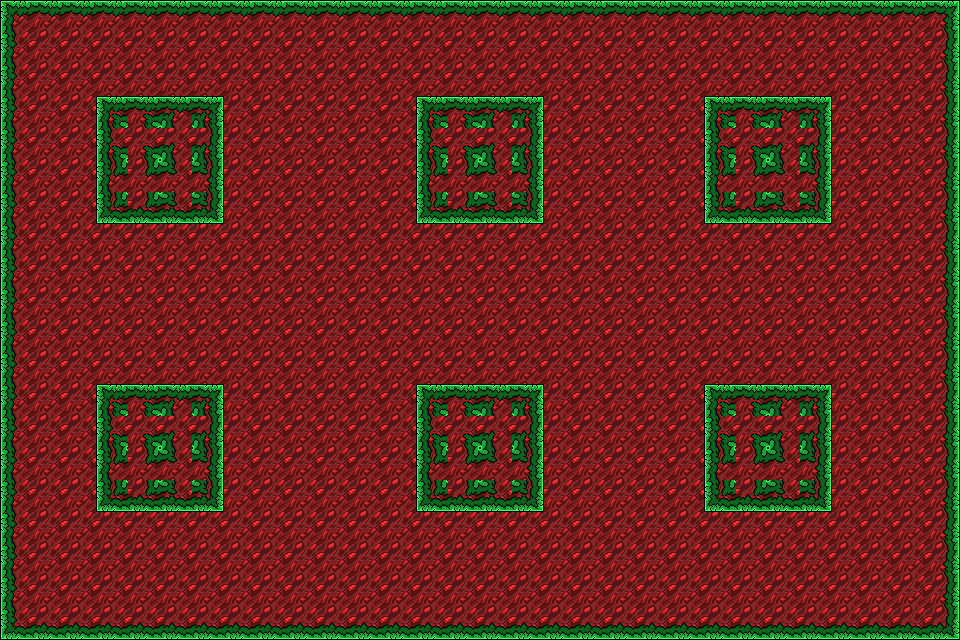

This game map was drawn from its Tiled (.tmx) file and the tilesets committed beside it. A one-line description and the full map source follow:
An orthogonal 30x20 tile map with 32x32 px tiles, 1 tile layer (Tile Layer 1).

<map version="1.10" tiledversion="1.11.2" orientation="orthogonal" renderorder="right-down" width="30" height="20" tilewidth="32" tileheight="32" infinite="0" nextlayerid="2" nextobjectid="1">
 <tileset firstgid="1" source="Tileset6.tsx" />
 <layer id="1" name="Tile Layer 1" width="30" height="20">
  <data encoding="csv">
1,2,2,2,2,2,2,2,2,2,2,2,2,2,2,2,2,2,2,2,2,2,2,2,2,2,2,2,2,3,
12,13,13,13,13,13,13,13,13,13,13,13,13,13,13,13,13,13,13,13,13,13,13,13,13,13,13,13,13,14,
12,13,13,13,13,13,13,13,13,13,13,13,13,13,13,13,13,13,13,13,13,13,13,13,13,13,13,13,13,14,
12,13,13,5,6,7,8,13,13,13,13,13,13,5,6,7,8,13,13,13,13,13,5,6,7,8,13,13,13,14,
12,13,13,16,17,18,19,13,13,13,13,13,13,16,17,18,19,13,13,13,13,13,16,17,18,19,13,13,13,14,
12,13,13,27,28,29,30,13,13,13,13,13,13,27,28,29,30,13,13,13,13,13,27,28,29,30,13,13,13,14,
12,13,13,38,39,40,41,13,13,13,13,13,13,38,39,40,41,13,13,13,13,13,38,39,40,41,13,13,13,14,
12,13,13,13,13,13,13,13,13,13,13,13,13,13,13,13,13,13,13,13,13,13,13,13,13,13,13,13,13,14,
12,13,13,13,13,13,13,13,13,13,13,13,13,13,13,13,13,13,13,13,13,13,13,13,13,13,13,13,13,14,
12,13,13,13,13,13,13,13,13,13,13,13,13,13,13,13,13,13,13,13,13,13,13,13,13,13,13,13,13,14,
12,13,13,13,13,13,13,13,13,13,13,13,13,13,13,13,13,13,13,13,13,13,13,13,13,13,13,13,13,14,
12,13,13,13,13,13,13,13,13,13,13,13,13,13,13,13,13,13,13,13,13,13,13,13,13,13,13,13,13,14,
12,13,13,5,6,7,8,13,13,13,13,13,13,5,6,7,8,13,13,13,13,13,5,6,7,8,13,13,13,14,
12,13,13,16,17,18,19,13,13,13,13,13,13,16,17,18,19,13,13,13,13,13,16,17,18,19,13,13,13,14,
12,13,13,27,28,29,30,13,13,13,13,13,13,27,28,29,30,13,13,13,13,13,27,28,29,30,13,13,13,14,
12,13,13,38,39,40,41,13,13,13,13,13,13,38,39,40,41,13,13,13,13,13,38,39,40,41,13,13,13,14,
12,13,13,13,13,13,13,13,13,13,13,13,13,13,13,13,13,13,13,13,13,13,13,13,13,13,13,13,13,14,
12,13,13,13,13,13,13,13,13,13,13,13,13,13,13,13,13,13,13,13,13,13,13,13,13,13,13,13,13,14,
12,13,13,13,13,13,13,13,13,13,13,13,13,13,13,13,13,13,13,13,13,13,13,13,13,13,13,13,13,14,
23,24,24,24,24,24,24,24,24,24,24,24,24,24,24,24,24,24,24,24,24,24,24,24,24,24,24,24,24,25
</data>
 </layer>
</map>
